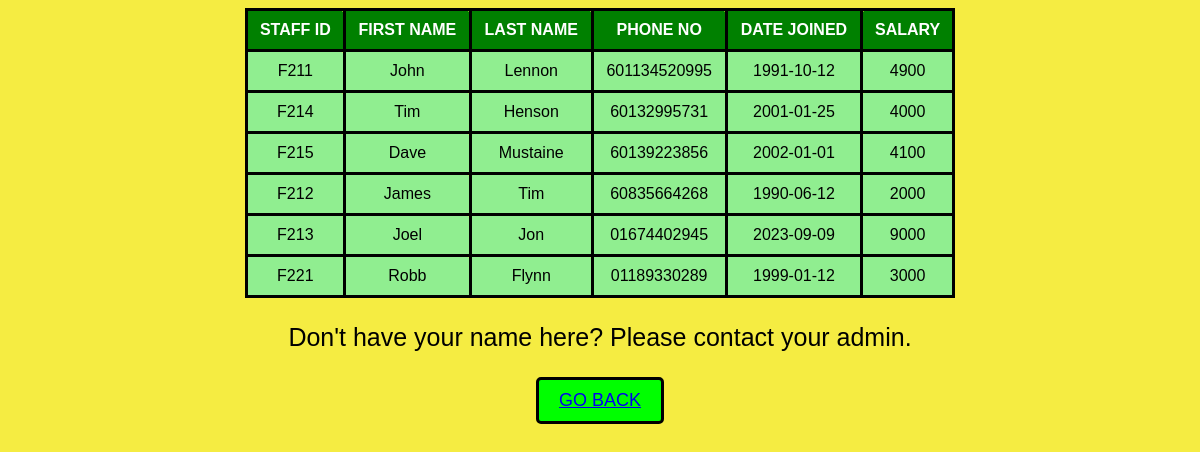
The app's page /staff_info.php (signed in) with its own data.
### tables this page shows
CREATE TABLE `management` (
  `staff_id` varchar(200) NOT NULL,
  `FirstName` varchar(200) NOT NULL,
  `LastName` varchar(200) NOT NULL,
  `Phone_no` varchar(200) NOT NULL,
  `date_joined` date NOT NULL,
  `salary` varchar(200) NOT NULL
);

### staff_info.php (the view, shortened to what this page needs)
<?php
require_once "config.php";
$sql = "SELECT * FROM management";
if ($res = mysqli_query($link, $sql)) {
    if (mysqli_num_rows($res) > 0) {
        echo "<table>";
        echo "<tr>";
        echo "<th>STAFF ID</th>";
        echo "<th>FIRST NAME</th>";
        echo "<th>LAST NAME</th>";
        echo "<th>PHONE NO</th>";
        echo "<th>DATE JOINED</th>";
        echo "<th>SALARY</th>";
        echo "</tr>";
        while ($row = mysqli_fetch_array($res)) {
            echo "<tr>";
            echo "<td>".$row['staff_id']."</td>";
            echo "<td>".$row['FirstName']."</td>";
            echo "<td>".$row['LastName']."</td>";
            echo "<td>".$row['Phone_no']."</td>";
            echo "<td>".$row['date_joined']."</td>";
            echo "<td>".$row['salary']."</td>";
            echo "</tr>";
        }
        echo "</table>";
    }
    else {
        echo "No matching records are found.";
    }
}
else {
    echo "ERROR: Could not able to execute $sql. "
                                .mysqli_error($link);
}
?>
<!DOCTYPE html>
<html lang="en">
<head>
</head>
<body>
<p style="font-size:25px">
Don't have your name here? Please contact your admin.
<div class="submit-button">
   <a href="staff_homepage.php">GO BACK</a></div>
 </p>
</body>
</html>

### staff_info.php (style rules this page uses)
body { background-color: #f5ec42; text-align: center; font-family: Rockwell, sans-serif; }
table { margin-left:auto; margin-right:auto; width: 60%; text-align: center; border: 3px solid black; border-radius: 5px; border-collapse: collapse; }
th, td { padding: 10px; border: 3px solid black; border-radius: 5px; text-align:center; }
th { border: 3px solid black; border-radius: 5px; background-color: green; color: white; }
td { border: 3px solid black; border-radius: 5px; background-color: lightgreen; }
.submit-button { display: inline-block; padding: 10px 20px; background-color: #00ff00; color: #FFFFFF; border: 3px solid black; border-radius: 5px; font-size: 18px; cursor: pointer; transition: background-color 0.3s ease; }

### records on screen
management: staff_id "F211", FirstName "John", LastName "Lennon", Phone_no "601134520995", date_joined "1991-10-12", salary "4900"
management: staff_id "F214", FirstName "Tim", LastName "Henson", Phone_no "60132995731", date_joined "2001-01-25", salary "4000"
management: staff_id "F215", FirstName "Dave", LastName "Mustaine", Phone_no "60139223856", date_joined "2002-01-01", salary "4100"
management: staff_id "F212", FirstName "James", LastName "Tim", Phone_no "60835664268", date_joined "1990-06-12", salary "2000"
management: staff_id "F213", FirstName "Joel", LastName "Jon", Phone_no "01674402945", date_joined "2023-09-09", salary "9000"
management: staff_id "F221", FirstName "Robb", LastName "Flynn", Phone_no "01189330289", date_joined "1999-01-12", salary "3000"
